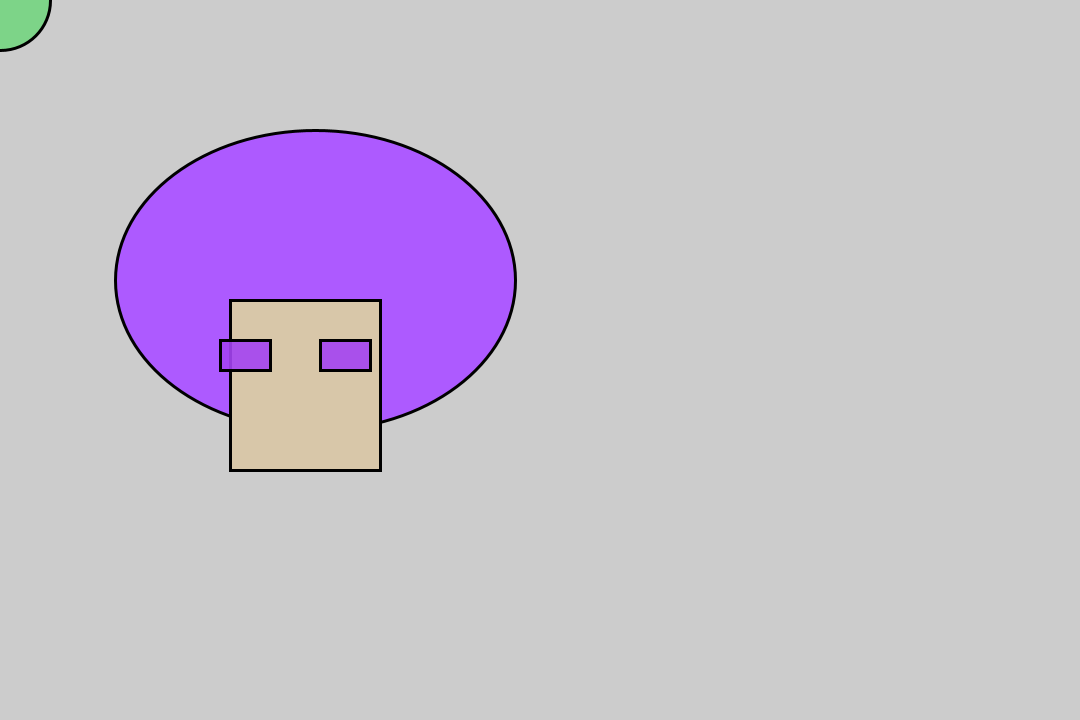
Frame 1 (no input)
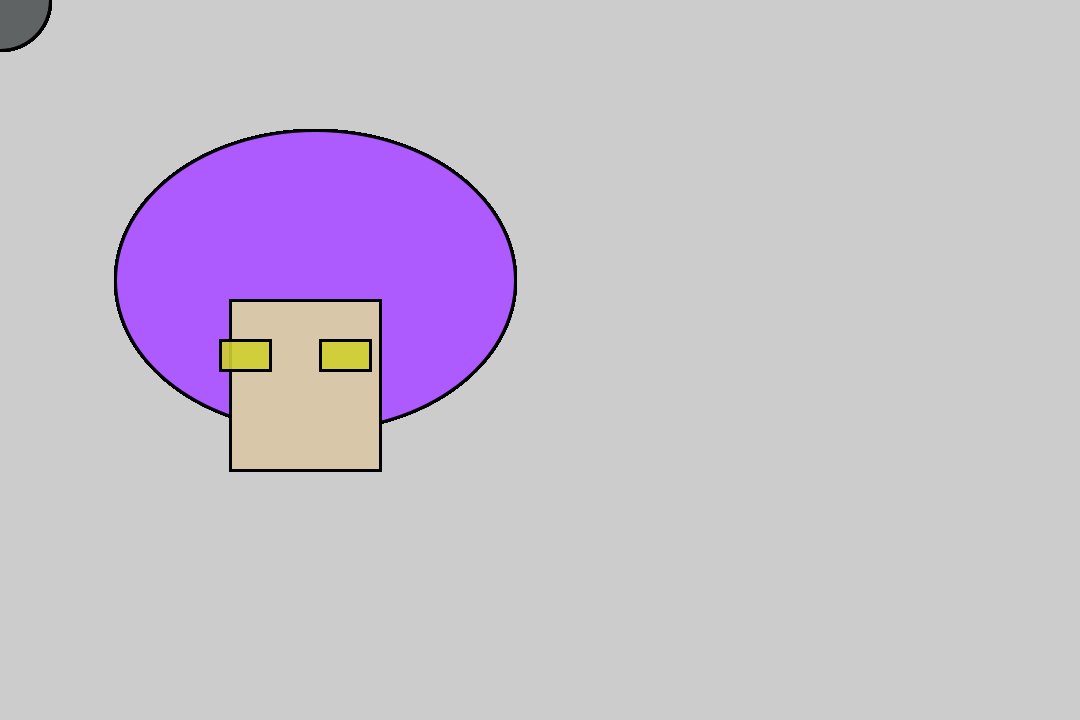
Frame 60 (the mouse pressed at the canvas centre just before this capture)
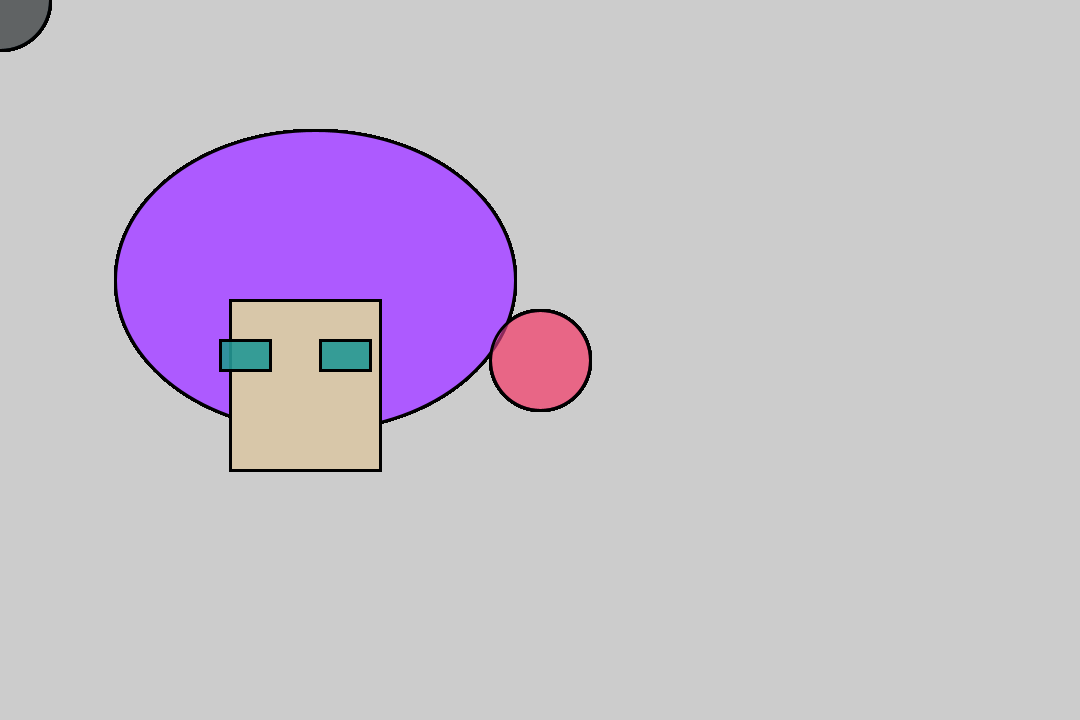
Frame 120 (the mouse held since frame 60 and released just before this capture)

The Processing sketch that drew these frames (run headless with seeded random() and noise(); from frame 60 on, the mouse is pressed at the canvas centre):

// Processing sketch: processing_46146
// ── processing_46146.pde



void setup() {
  size(1080, 720);
}

void draw(){
  strokeWeight(3);
  fill(173, 90, 255);
  ellipse(315, 280, 400, 300);
  fill(216, 199, 169);
  rect(230, 300, 150, 170);
  fill(random(0,255), random(0,255), random (0, 255), 230);
  rect(220, 340, 50, 30);
  rect(320, 340, 50, 30);
  fill(random(0,255), random(0,255), random (0, 255), 140);
  ellipse(mouseX, mouseY, 100, 100);
}
